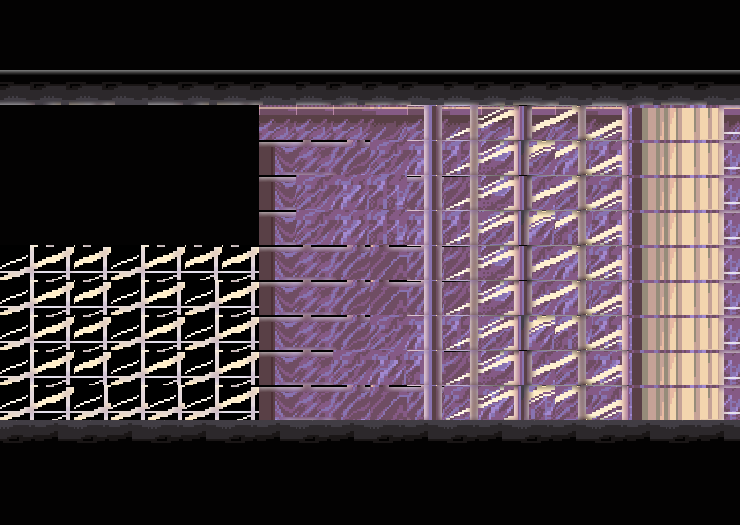

A level layout from a 2D game, rendered from its tile map. Below: a short description, then the map file with its tile-grid data intact:
An orthogonal 20x15 tile map with 37x35 px tiles, 2 tile layers (Слой тайлов 1, Слой тайлов 2) and 7 objects (3x solid, 2x enemy, exit, player).

<map version="1.5" tiledversion="1.7.2" orientation="orthogonal" renderorder="right-down" width="20" height="15" tilewidth="37" tileheight="35" infinite="0" nextlayerid="4" nextobjectid="8">
 <tileset firstgid="1" name="lobby" tilewidth="37" tileheight="35" tilecount="1170" columns="39">
  <image source="../images/lobby_tiles.png" width="1464" height="1072" />
 </tileset>
 <layer id="1" name="Слой тайлов 1" width="20" height="15">
  <data encoding="csv">
22,23,22,22,22,23,22,22,22,23,22,22,22,23,22,22,22,22,22,23,
22,23,22,23,22,22,22,23,22,23,22,23,22,23,22,22,23,23,23,23,
87,88,89,90,87,88,89,90,87,88,89,90,87,88,89,90,87,88,89,90,
22,23,22,23,22,22,23,565,565,565,566,565,566,565,566,565,566,565,565,566,
22,23,22,23,22,23,22,208,209,210,571,572,573,606,571,572,573,571,572,573,
22,23,22,23,22,23,22,208,571,572,573,210,204,606,571,571,571,572,573,573,
22,23,22,23,22,23,22,208,571,572,573,572,573,571,572,573,573,571,572,573,
259,260,260,259,260,260,260,208,209,210,205,210,204,606,571,572,573,571,572,573,
259,260,260,259,260,259,260,208,209,210,205,210,204,606,571,572,571,572,573,573,
259,260,260,259,260,259,260,208,209,210,571,572,573,571,572,573,573,571,572,573,
259,260,260,259,260,259,260,208,209,571,572,573,204,606,571,571,572,573,572,573,
259,260,259,259,259,259,260,208,209,210,205,210,571,572,573,571,571,571,572,573,
1073741918,1073741919,1073741918,1073741919,1073741918,1073741919,1073741918,1073741919,1073741918,1073741919,1073741918,1073741919,1073741918,1073741919,1073741918,1073741919,1073741918,1073741919,1073741918,1073741919,
22,23,22,23,22,23,22,23,22,23,22,23,22,23,22,23,22,23,22,23,
22,22,22,23,22,22,22,23,22,22,22,23,22,22,22,23,22,23,22,23
</data>
 </layer>
 <layer id="2" name="Слой тайлов 2" width="20" height="15">
  <data encoding="csv">
0,0,0,0,0,0,0,0,0,0,0,0,0,0,0,0,0,0,0,0,
0,0,0,0,0,0,0,0,0,0,0,0,0,0,0,0,0,0,0,0,
0,0,0,0,0,0,0,0,0,0,0,0,0,0,0,0,0,0,0,0,
0,0,0,0,0,0,0,0,0,0,0,121,122,123,124,125,126,289,290,291,
0,0,0,0,0,0,0,0,0,0,0,121,122,123,127,125,126,289,290,291,
0,0,0,0,0,0,0,0,0,0,0,121,122,123,124,125,126,289,290,291,
0,0,0,0,0,0,0,0,0,0,0,121,122,123,127,125,126,289,290,291,
0,0,0,0,0,0,0,0,0,0,0,121,122,123,124,125,126,289,290,291,
0,0,0,0,0,0,0,0,0,0,0,121,122,123,124,125,126,289,290,291,
0,0,0,0,0,0,0,0,0,0,0,121,122,123,127,125,126,289,290,291,
0,0,0,0,0,0,0,0,0,0,0,121,122,123,124,125,126,289,290,291,
0,0,0,0,0,0,0,0,0,0,0,121,122,123,127,125,126,289,290,291,
0,0,0,0,0,0,0,0,0,0,0,0,0,0,0,0,0,0,0,0,
0,0,0,0,0,0,0,0,0,0,0,0,0,0,0,0,0,0,0,0,
0,0,0,0,0,0,0,0,0,0,0,0,0,0,0,0,0,0,0,0
</data>
 </layer>
 <objectgroup id="3" name="Слой объектов 1">
  <object id="1" name="solid" x="0" y="419" width="739" height="105" />
  <object id="2" name="solid" x="1.33333" y="69.3333" width="20" height="354.667" />
  <object id="3" name="solid" x="712" y="69.3333" width="25.3333" height="360" />
  <object id="4" name="exit" x="677.333" y="365.333" width="30.6667" height="24" />
  <object id="5" name="player" x="76" y="357" width="40" height="56" />
  <object id="6" name="enemy" x="587.584" y="373.25" width="33" height="43" />
  <object id="7" name="enemy" x="315.75" y="373.917" width="33" height="43" />
 </objectgroup>
</map>
